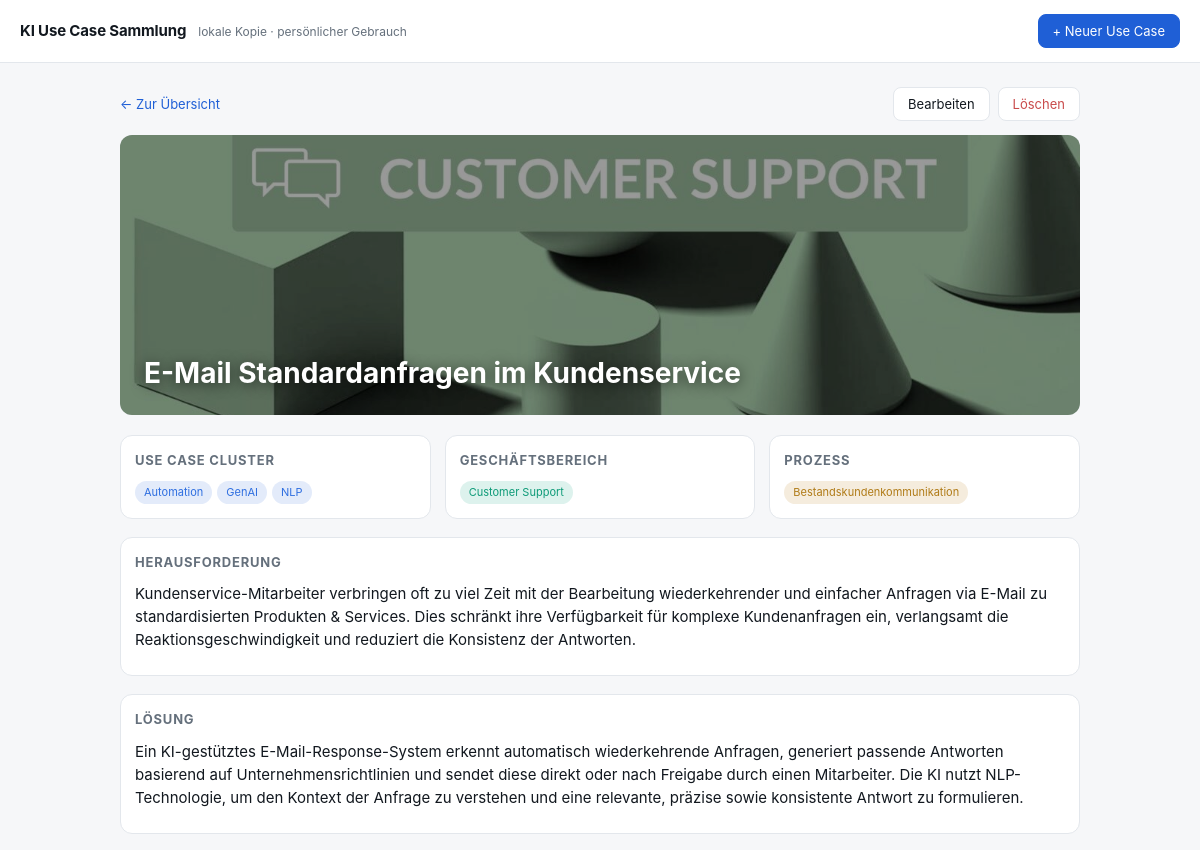
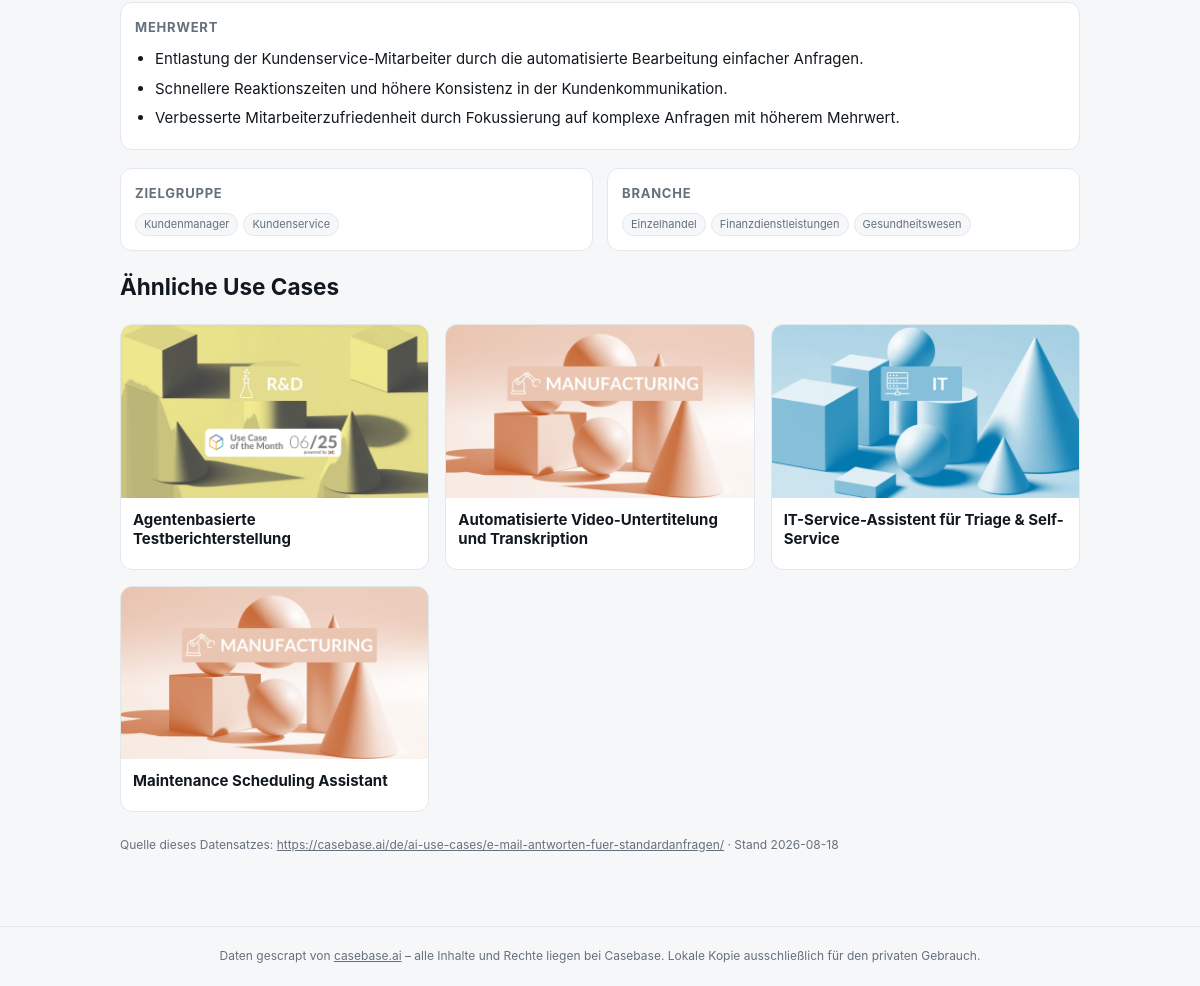
The page /use-case/8429 on the database its author committed (2 pictures, top to bottom).
### tables this page shows
CREATE TABLE use_cases (
    post_id       INTEGER PRIMARY KEY,
    lang          TEXT NOT NULL,
    slug          TEXT NOT NULL,
    title         TEXT NOT NULL,
    url           TEXT NOT NULL,
    image_url     TEXT,
    image_file    TEXT,
    challenge     TEXT,
    solution      TEXT,
    benefits      TEXT,          -- HTML
    source_name   TEXT,
    source_url    TEXT,
    risk_class    TEXT,
    risk_reference TEXT,
    risk_obligation TEXT,
    scraped_at    TEXT NOT NULL
);

CREATE TABLE tags (
    id   INTEGER PRIMARY KEY AUTOINCREMENT,
    type TEXT NOT NULL,          -- family | domain | process | target | industry | risk
    name TEXT NOT NULL,
    UNIQUE (type, name)
);

### app.py (the view)
@app.route("/use-case/<int:post_id>")
def detail(post_id):
    row = db().execute("SELECT * FROM use_cases WHERE post_id = ?", (post_id,)).fetchone()
    if row is None:
        abort(404)
    grouped = OrderedDict((t, []) for t in TAG_LABELS)
    for ttype, name in tags_for([post_id]).get(post_id, []):
        grouped.setdefault(ttype, []).append(name)
    related = db().execute(
        """SELECT uc.post_id, uc.title, uc.image_file, uc.image_url, COUNT(*) AS shared
           FROM use_case_tags a
           JOIN use_case_tags b ON b.tag_id = a.tag_id AND b.post_id != a.post_id
           JOIN use_cases uc ON uc.post_id = b.post_id
           JOIN tags t ON t.id = a.tag_id
           WHERE a.post_id = ? AND t.type IN ('family','domain','process')
           GROUP BY uc.post_id ORDER BY shared DESC, uc.title LIMIT 4""", (post_id,)).fetchall()
    return render_template("detail.html", uc=row, grouped=grouped,
                           tag_labels=TAG_LABELS, related=related)

### app.py (called while the page is built)
def db():
    if "db" not in g:
        g.db = sqlite3.connect(DB_PATH)
        g.db.row_factory = sqlite3.Row
    return g.db

def tags_for(post_ids):
    if not post_ids:
        return {}
    marks = ",".join("?" * len(post_ids))
    rows = db().execute(
        f"""SELECT uct.post_id, t.type, t.name FROM use_case_tags uct
            JOIN tags t ON t.id = uct.tag_id
            WHERE uct.post_id IN ({marks})
            ORDER BY t.type, t.name""", list(post_ids)).fetchall()
    out = {}
    for r in rows:
        out.setdefault(r["post_id"], []).append((r["type"], r["name"]))
    return out

### templates/detail.html (shortened to what this page needs)
{% extends "base.html" %}
{% block content %}
<article class="detail">
  <div class="detailbar">
    <a class="back" href="{{ url_for('index') }}">← Zur Übersicht</a>
    <span class="detailbar-actions">
      <a class="btn" href="{{ url_for('edit', post_id=uc['post_id']) }}">Bearbeiten</a>
      <form method="post" action="{{ url_for('delete', post_id=uc['post_id']) }}"
            onsubmit="return confirm('„{{ uc['title']|e }}“ wirklich löschen? Das lässt sich nicht rückgängig machen.')">
        <button class="btn btn--danger" type="submit">Löschen</button>
      </form>
    </span>
  </div>
  <div class="hero">
    {% if uc['image_file'] %}
      <img src="{{ url_for('static', filename='img/' ~ uc['image_file']) }}" alt="">
    {% elif uc['image_url'] %}<img src="{{ uc['image_url'] }}" alt="">{% endif %}
    <h1>{{ uc['title'] }}</h1>
  </div>
  <div class="meta-boxes">
    {% for ttype in ('family','domain','process') %}
      {% if grouped[ttype] %}
      <div class="box">
        <h2>{{ tag_labels[ttype] }}</h2>
        <div class="tags">{% for n in grouped[ttype] %}<span class="tag tag--{{ ttype }}">{{ n }}</span>{% endfor %}</div>
      </div>
      {% endif %}
    {% endfor %}
  </div>
  {% if uc['challenge'] %}<section class="box wide"><h2>Herausforderung</h2><div class="rich">{{ uc['challenge']|safe }}</div></section>{% endif %}
  {% if uc['solution'] %}<section class="box wide"><h2>Lösung</h2><div class="rich">{{ uc['solution']|safe }}</div></section>{% endif %}
  {% if uc['benefits'] %}<section class="box wide"><h2>Mehrwert</h2><div class="rich">{{ uc['benefits']|safe }}</div></section>{% endif %}
  <div class="meta-boxes two">
    {% for ttype in ('target','industry') %}
      {% if grouped[ttype] %}
      <div class="box">
        <h2>{{ tag_labels[ttype] }}</h2>
        <div class="tags">{% for n in grouped[ttype] %}<span class="tag tag--{{ ttype }}">{{ n }}</span>{% endfor %}</div>
      </div>
      {% endif %}
    {% endfor %}
  </div>
  {% if related %}
  <section class="wide">
    <h2>Ähnliche Use Cases</h2>
    <div class="grid">
      {% for r in related %}
      <a class="card" href="{{ url_for('detail', post_id=r['post_id']) }}">
        <div class="thumb">
          {% if r['image_file'] %}<img src="{{ url_for('static', filename='img/' ~ r['image_file']) }}" alt="" loading="lazy">
          {% elif r['image_url'] %}<img src="{{ r['image_url'] }}" alt="" loading="lazy">{% endif %}
        </div>
        <div class="card-body"><h3>{{ r['title'] }}</h3></div>
      </a>
      {% endfor %}
    </div>
  </section>
  {% endif %}
  <p class="source">
    {% if uc['url'] %}Quelle dieses Datensatzes:
    <a href="{{ uc['url'] }}" target="_blank" rel="noopener">{{ uc['url'] }}</a>{% endif %}
    <span class="muted">· Stand {{ uc['scraped_at'][:10] }}</span>
  </p>
</article>
{% endblock %}

### templates/base.html (shortened to what this page needs)
<!DOCTYPE html>
<html lang="de">
<head>
<link rel="stylesheet" href="{{ url_for('static', filename='style.css') }}">
</head>
<body>
<header class="site-head">
  <a class="brand" href="{{ url_for('index') }}">KI&nbsp;Use&nbsp;Case&nbsp;Sammlung</a>
  <span class="brand-sub">lokale Kopie · persönlicher Gebrauch</span>
  <a class="btn btn--primary head-action" href="{{ url_for('create') }}">+ Neuer Use Case</a>
</header>
<main>{% block content %}{% endblock %}</main>
<footer class="site-foot">
  Daten gescrapt von <a href="https://casebase.ai/de/ai-use-case-collection/" target="_blank" rel="noopener">casebase.ai</a>
  – alle Inhalte und Rechte liegen bei Casebase. Lokale Kopie ausschließlich für den privaten Gebrauch.
</footer>
</body>
</html>

### static/style.css (style rules this page uses)
:root { --bg:#f6f7f9; --panel:#fff; --ink:#12181f; --muted:#65707c; --line:#e3e7ec; --accent:#1f5fd6; --radius:12px; }
* { box-sizing:border-box }
body { margin:0;background:var(--bg);color:var(--ink); font:15px/1.55 -apple-system,BlinkMacSystemFont,"Segoe UI",Roboto,Helvetica,Arial,sans-serif }
a { color:inherit }
main { max-width:1280px;margin:0 auto;padding:24px 20px 60px }
.site-head { display:flex;align-items:baseline;gap:12px;padding:14px 20px; background:var(--panel);border-bottom:1px solid var(--line);position:sticky;top:0;z-index:5 }
.brand { font-weight:700;text-decoration:none;letter-spacing:-.01em }
.brand-sub { color:var(--muted);font-size:12px }
.site-foot { border-top:1px solid var(--line);padding:20px;color:var(--muted);font-size:12px;text-align:center }
.grid { display:grid;grid-template-columns:repeat(auto-fill,minmax(250px,1fr));gap:16px }
.card { display:flex;flex-direction:column;background:var(--panel);border:1px solid var(--line); border-radius:var(--radius);overflow:hidden;text-decoration:none;transition:.15s }
.thumb { aspect-ratio:16/9;background:var(--line) }
.thumb img { width:100%;height:100%;object-fit:cover;display:block }
.card-body { padding:12px }
.card h3 { margin:0 0 8px;font-size:15px;line-height:1.3 }
.tags { display:flex;flex-wrap:wrap;gap:5px }
.tag { font-size:11px;padding:2px 8px;border-radius:999px;border:1px solid var(--line);color:var(--muted) }
.tag--family { background:rgba(31,95,214,.12);color:#2f6fe0;border-color:transparent }
.tag--domain { background:rgba(16,163,127,.14);color:#0e9b78;border-color:transparent }
.tag--process { background:rgba(180,120,20,.14);color:#b07b17;border-color:transparent }
.tag--target,.tag--industry { background:var(--bg) }
.detail { max-width:960px;margin:0 auto }
.back { display:inline-block;margin-bottom:14px;color:var(--accent);text-decoration:none;font-size:13px }
.hero { position:relative;border-radius:var(--radius);overflow:hidden;margin-bottom:20px;background:var(--line) }
.hero img { width:100%;height:280px;object-fit:cover;display:block;filter:brightness(.6) }
.hero h1 { position:absolute;left:24px;right:24px;bottom:20px;margin:0;color:#fff;font-size:28px; text-shadow:0 2px 14px rgba(0,0,0,.6) }
.meta-boxes { display:grid;grid-template-columns:repeat(3,1fr);gap:14px;margin-bottom:18px }
.meta-boxes.two { grid-template-columns:repeat(2,1fr) }
.box { background:var(--panel);border:1px solid var(--line);border-radius:var(--radius);padding:14px }
.box h2 { margin:0 0 10px;font-size:13px;text-transform:uppercase;letter-spacing:.06em;color:var(--muted) }
.wide { margin-bottom:18px }
.rich p { margin:0 0 10px }
.rich ul { margin:0;padding-left:20px }
.rich li { margin-bottom:6px }
.muted { color:var(--muted) }
.source { font-size:12px;color:var(--muted);margin-top:24px;word-break:break-word }
.head-action { margin-left:auto }
.btn { display:inline-block;padding:7px 14px;border-radius:8px;border:1px solid var(--line); background:var(--panel);color:var(--text);font-size:13px;text-decoration:none;cursor:pointer; font-family:inherit;line-height:1.4 }
.btn--primary { background:var(--accent);border-color:var(--accent);color:#fff }
.btn--danger { color:#c94b4b }
.detailbar { display:flex;align-items:center;justify-content:space-between;gap:12px;margin-bottom:14px }
.detailbar .back { margin-bottom:0 }
.detailbar-actions { display:flex;gap:8px;align-items:center }
.detailbar-actions form { margin:0 }

### rows shown on the page
use_cases: image_file (picture), title "E-Mail Standardanfragen im Kundenservice", challenge "Kundenservice-Mitarbeiter verbringen oft zu viel Zeit mit der Bearbeitung wiederkehrender und einfacher Anfragen via E-Mail zu standardisierten Produkten & Services. Dies schränkt ihre Verfügbarkeit für komplexe Kundenanfragen ein, verlangsamt die Reaktionsgeschwindigkeit und reduziert die Konsistenz der Antworten.", solution "Ein KI-gestütztes E-Mail-Response-System erkennt automatisch wiederkehrende Anfragen, generiert passende Antworten basierend auf Unternehmensrichtlinien und sendet diese direkt oder nach Freigabe durch einen Mitarbeiter. Die KI nutzt NLP-Technologie, um den Kontext der Anfrage zu verstehen und eine relevante, präzise sowie konsistente Antwort zu formulieren.", benefits "Entlastung der Kundenservice-Mitarbeiter durch die automatisierte Bearbeitung einfacher Anfragen. Schnellere Reaktionszeiten und höhere Konsistenz in der Kundenkommunikation. Verbesserte Mitarbeiterzufriedenheit durch Fokussierung auf komplexe Anfragen mit höherem Mehrwert.", url "https://casebase.ai/de/ai-use-cases/e-mail-antworten-fuer-standardanfragen/", scraped_at "2026-08-18"
tags: name "Automation"
tags: name "GenAI"
tags: name "NLP"
tags: name "Customer Support"
tags: name "Bestandskundenkommunikation"
tags: name "Kundenmanager"
tags: name "Kundenservice"
tags: name "Einzelhandel"
tags: name "Finanzdienstleistungen"
tags: name "Gesundheitswesen"
use_cases: image_file (picture), title "Agentenbasierte Testberichterstellung"
use_cases: image_file (picture), title "Automatisierte Video-Untertitelung und Transkription"
use_cases: image_file (picture), title "IT-Service-Assistent für Triage & Self-Service"
use_cases: image_file (picture), title "Maintenance Scheduling Assistant"

### other values the page prints
{{ tag_labels[ttype] }} "USE CASE CLUSTER" "GESCHÄFTSBEREICH" "PROZESS"
{{ tag_labels[ttype] }} "ZIELGRUPPE" "BRANCHE"
